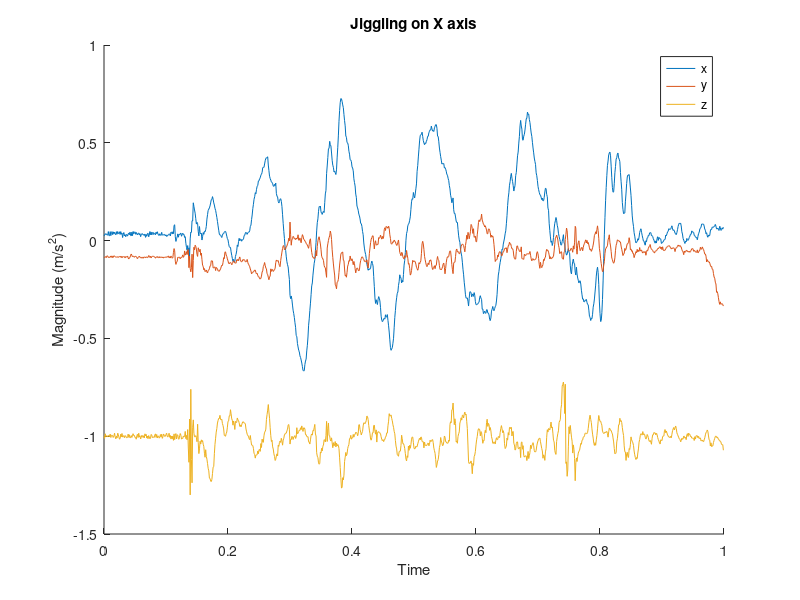
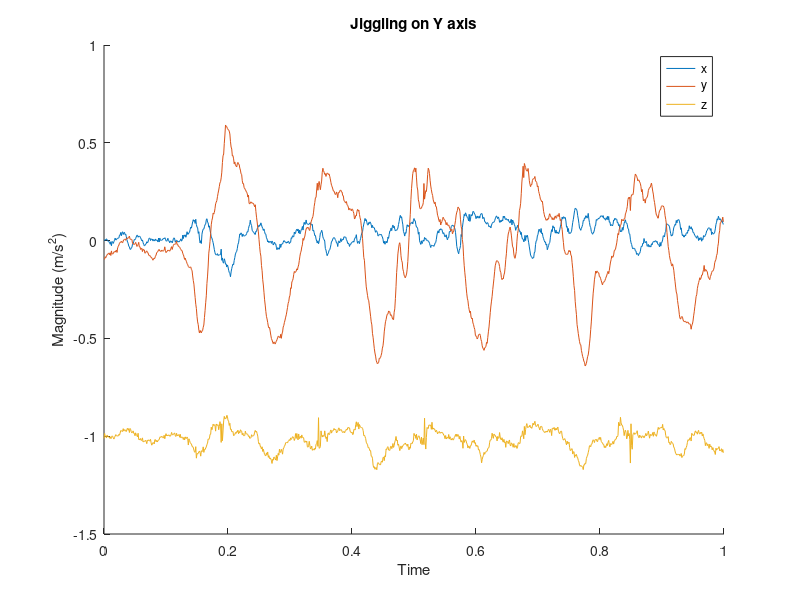
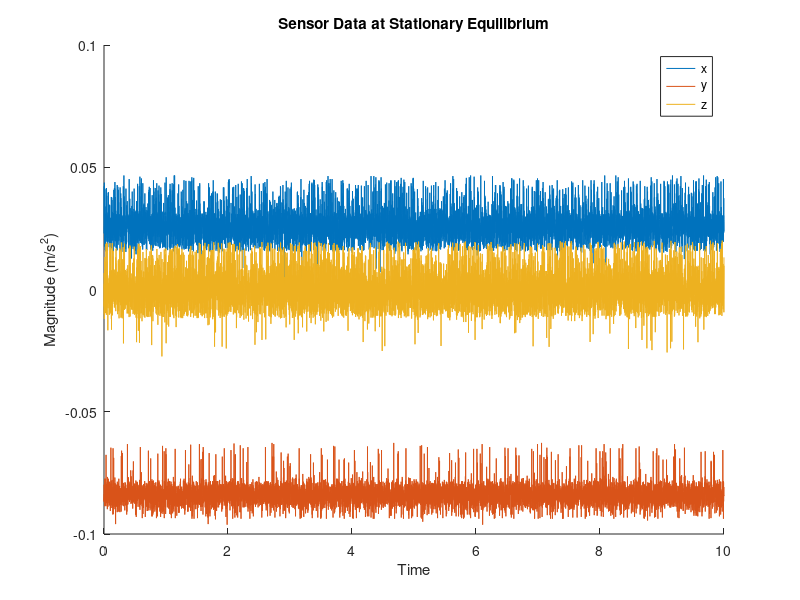
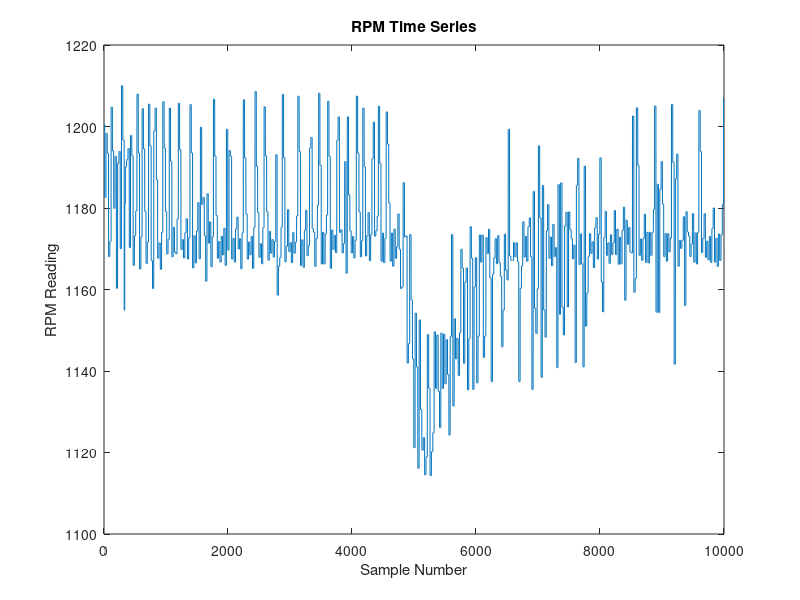

These charts were generated, in order, by the following MATLAB code: (Note: this script raises an error after producing the figures.)
%% PiCar Kalman Filter Helper Script
% by Will Wu
clear, clc, close all

%% Import data
stationary = load('IMU_stationary.mat');
stationary = stationary.acc_gyro_sample;
x_jiggle = load('IMU_x_jiggle.mat');
x_jiggle = x_jiggle.acc_gyro_sample;
y_jiggle = load('IMU_y_jiggle.mat');
y_jiggle = y_jiggle.acc_gyro_sample;
rpm_20 = load('RPM_Data_Apr_21_2023.mat');
rpm_20 = rpm_20.RPM_sample;
m_s_20 = rpm_20(2,:)*pi*0.105/60;
gps = load('GPS_readings_Apr_23_2023.mat');
gps = gps.GPS_readings;


% lables
acc_x = 2;
acc_y = 3;
acc_z = 4;
gyro_x = 5;
gyro_y = 6;
gyro_z = 7;

longitude = 1;
latitude = 2;


% all data are sampled at 1000Hz for 10 seconds
f_s = 1000;
time_stat = 0:1/f_s:10-1/f_s;
atan_psi = atan(stationary(acc_y, :) ./ stationary(acc_x, :));
psi_rad = stationary(gyro_z,:) .*0.0175;

%% IMU Behaviroal Analysis

% jiggle data sets are data collected while shaking the IMU back and forth
% along a certain axis

% x jiggle
figure, hold on;
time_j = 0:1/f_s:1-1/f_s; % jiggle sampled for 1s at 1000Hz
plot(time_j, x_jiggle(acc_x, :));
plot(time_j, x_jiggle(acc_y, :));
plot(time_j, x_jiggle(acc_z, :));
legend('x','y','z'), xlabel('Time'),ylabel('Magnitude (m/s^2)');
title('Jiggling on X axis')

% y jiggle
figure, hold on;
plot(time_j, y_jiggle(acc_x, :));
plot(time_j, y_jiggle(acc_y, :));
plot(time_j, y_jiggle(acc_z, :));
legend('x','y','z'), xlabel('Time'),ylabel('Magnitude (m/s^2)');
title('Jiggling on Y axis')

% stationary, linear acc as a time series
figure, hold on;
plot(time_stat, stationary(acc_x, :));
plot(time_stat, stationary(acc_y, :));
plot(time_stat, detrend(stationary(acc_z, :))); % note that z is detrended
legend('x','y','z'), xlabel('Time'),ylabel('Magnitude (m/s^2)');
title('Sensor Data at Stationary Equilibrium')

% RPM time series, 10000 samples
figure;
plot(rpm_20(2,:))
title('RPM Time Series'), xlabel('Sample Number'), ylabel('RPM Reading')

figure, plot(m_s_20), title('m/s time series')

%% statiscal analysis

% distribution analysis
figure, histogram(stationary(acc_x,:)), title('X Acc Distribution'), xlabel('Raw Reading (m/s^2)'), ylabel('Frequency');
figure, histogram(stationary(acc_y,:)), title('Y Acc Distribution'), xlabel('Raw Reading (m/s^2)'), ylabel('Frequency');
figure, histogram(stationary(acc_z,:)), title('Z Acc Distribution'), xlabel('Raw Reading (m/s^2)'), ylabel('Frequency');
figure, histogram(rpm_20(2,:)), title('RPM Distribution (20% PWM)'), xlabel('Raw Reading (rpm)'), ylabel('Frequency');
figure, histogram(m_s_20), title('linear speed Distribution (20% PWM)'), xlabel('Raw Reading (m/s)'), ylabel('Frequency')
figure, histogram(psi_rad), title('Yaw Angular Velocity Distribution'), xlabel('Raw Reading (deg/s)'), ylabel('Frequency')
figure, histogram(gps(longitude,:)), title('Longitude Distribution'), xlabel('Raw Reading (minutes longitude)'), ylabel('Frequency');
figure, histogram(gps(latitude,:)), title('Latitude Distribution'), xlabel('Raw Reading (minutes latitude)'), ylabel('Frequency');

% gyro readings in deg/s
sensor_mean = mean(stationary(acc_x:gyro_z,:),2);
rpm_mean = mean(rpm_20(2,:));
m_s_mean = mean(m_s_20);
psi_meas_mean = mean(atan_psi);
psi_rad_mean = mean(psi_rad);
gps_mean = mean(gps,2);

% starting Kalman Q & R values
sensor_cov = cov(transpose(stationary(acc_x:gyro_z,:)));
sensor_var = diag(sensor_cov);  
rpm_cov = cov(rpm_20(2,:));
m_s_cov = cov(m_s_20);
psi_cov = cov(atan_psi);
psi_rad_cov = cov(psi_rad);
%gps(latitude,:) = gps(latitude,:) * 1852/4;
%gps(longitude,:) = gps(longitude,:) * 1852/4 * cos(38 * pi / 180);
gps_cov = cov(gps');

%% Kalman filter setup
f_s = 100; %Hz
delta_t = 1/f_s;
A_kf = [1 delta_t;0 1];
b_kf = [delta_t^2/2; delta_t];
c_x = eye(2);
d_x = zeros(2,1);

t = 0:delta_t:((length(time_stat)-1)/f_s);
a_x_in = [t' transpose(stationary(acc_x, :))];

rpm_in = zeros(size(t'));
gps_in = zeros(size(t'));

meas_x_in = [t' gps_in rpm_in];

%% GPS Origin

gps_origin = load('GPS_readings_Apr_24_2023.mat');
gps_origin = gps_origin.GPS_readings;

lat_org = mean(gps_origin(latitude,:), 2);
long_org = mean(gps_origin(longitude,:), 2);
